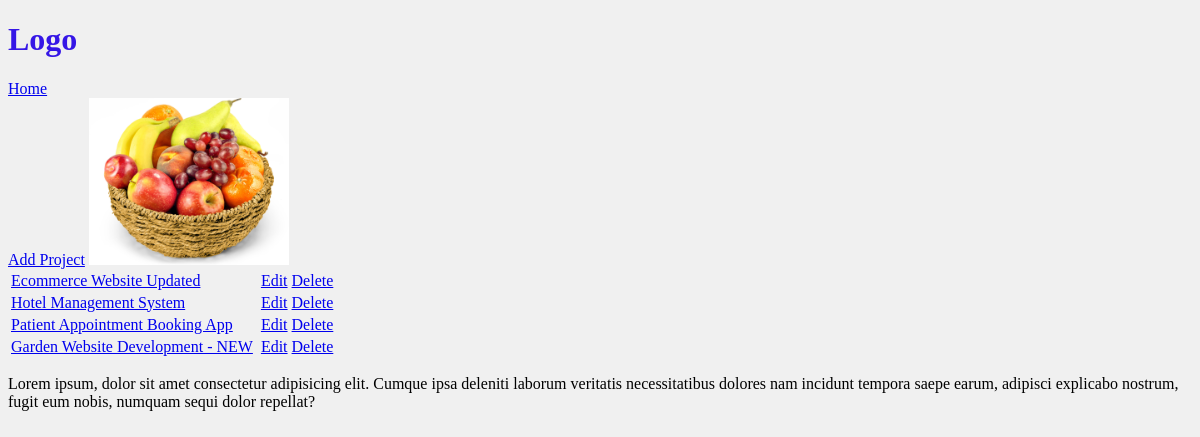
The app's page /, older data.
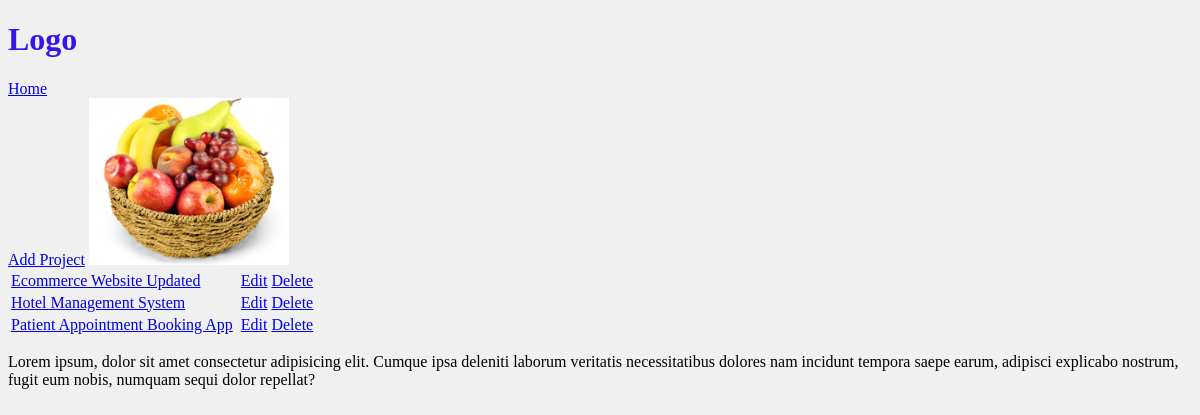
The same page, newer data.
### projects/models.py (models this page shows, shortened)
class Project(models.Model):
    title = models.CharField(max_length=200)
    description = models.TextField(null=True, blank = True)
    tags = models.ManyToManyField('Tag', blank=True)
    featured_image = models.ImageField(null=True, blank=True, default='default.jpg')
    demo_link = models.CharField(max_length=1000, null=True, blank=True)
    source_link = models.CharField(max_length=1000, null=True, blank=True)
    vote_total = models.IntegerField(default=0)
    vote_ratio = models.IntegerField(default=0)
    id = models.UUIDField(primary_key=True, default=uuid.uuid4, editable=False, unique=True)

### projects/views.py (the view)
# urls.py: path('', include('projects.urls')),
def projects(request):
    projects = Project.objects.all()
    context = {'projects': projects}
    return render(request, 'projects/projects.html', context)

### projects/templates/projects/projects.html
{% extends "base.html" %}
{% load static %}
{% block content %}
<img src="{% static 'images/fruitbasket.jpg'%}" alt="" style="width: 200px;">
<table>
{% for project in projects %}
<tr>
    <td><a href= "{% url 'project' project.id %}">{{ project.title }}</a> </td>
    <td><{{ project.description }}</td>
    <td><a href="{% url 'update-project' project.id %}">Edit</a></td>
    <td><a href="{% url 'delete-project' project.id %}">Delete</a></td>
</tr>
{% endfor %}
</table>
<p>Lorem ipsum, dolor sit amet consectetur adipisicing elit. Cumque ipsa deleniti laborum veritatis necessitatibus dolores
    nam incidunt tempora saepe earum, adipisci explicabo nostrum, fugit eum nobis, numquam sequi dolor repellat?</p>
{% endblock %}

Row changes from the older to the newer data that the page shows:
removed Project: title "Garden Website Development - NEW"
